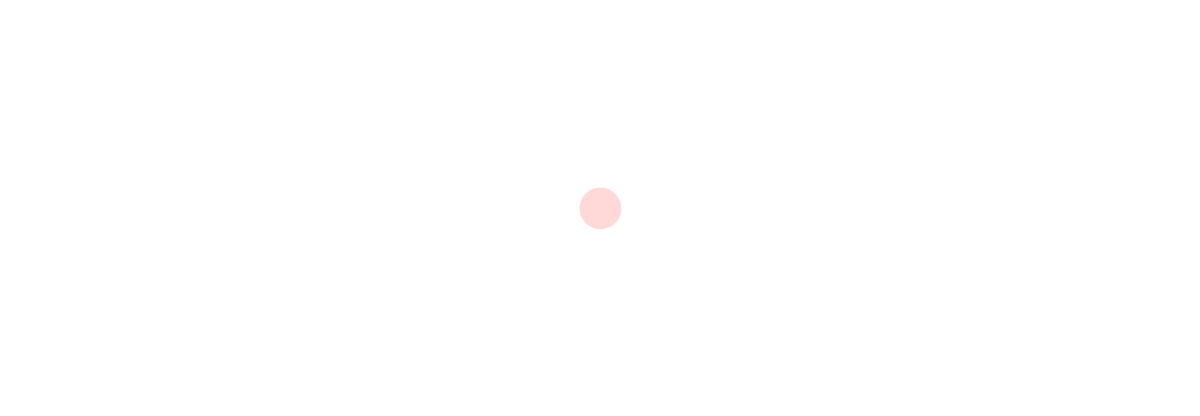
Frame 1 (no input)
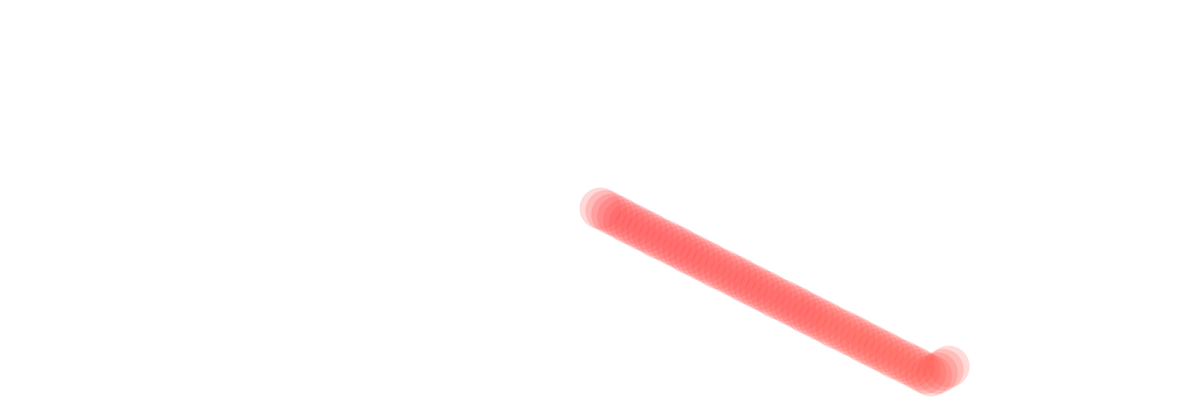
Frame 60 (the mouse pressed at the canvas centre just before this capture)
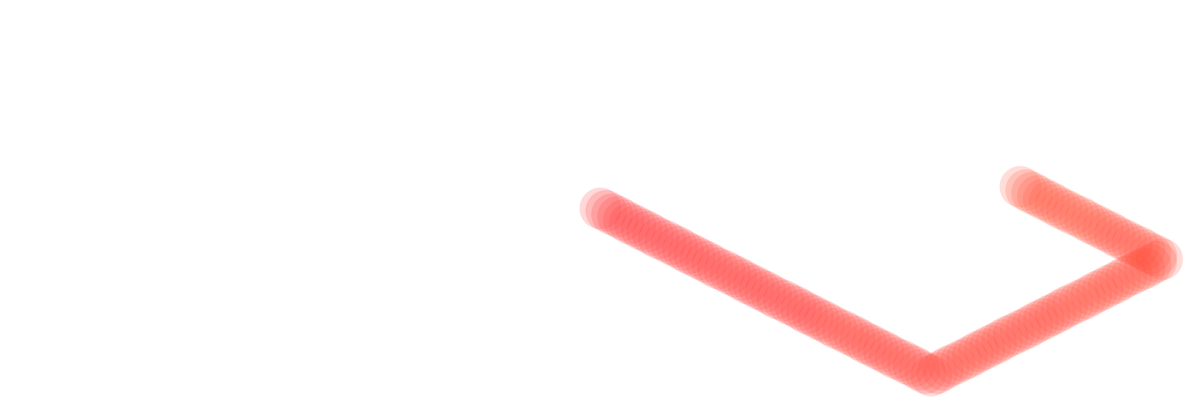
Frame 120 (the mouse held since frame 60 and released just before this capture)

The Processing sketch that drew these frames (run headless with seeded random() and noise(); from frame 60 on, the mouse is pressed at the canvas centre):

// Processing sketch: e11_rysowanie_kolorami_teczy
// ── e11_rysowanie_kolorami_teczy.pde
float pozycjaX;
float pozycjaY;
float predkoscX;
float predkoscY;

void setup() {
  size(1440, 500);
  pozycjaX = width / 2;
  pozycjaY = height / 2;
  predkoscX = 7.1;
  predkoscY = 3.6;
  colorMode(HSB);
  background(255);
}

void draw() {
  
  strokeWeight(50);
  stroke(frameCount * 0.05, 200, 255, 50);
  
  point(pozycjaX, pozycjaY);
  
  pozycjaX = pozycjaX + predkoscX;
  pozycjaY = pozycjaY + predkoscY;
  
  if((pozycjaX > width - 50) || (pozycjaX < 50)) predkoscX = -predkoscX;
  if((pozycjaY > height - 50) || (pozycjaY < 50)) predkoscY = -predkoscY;

}
